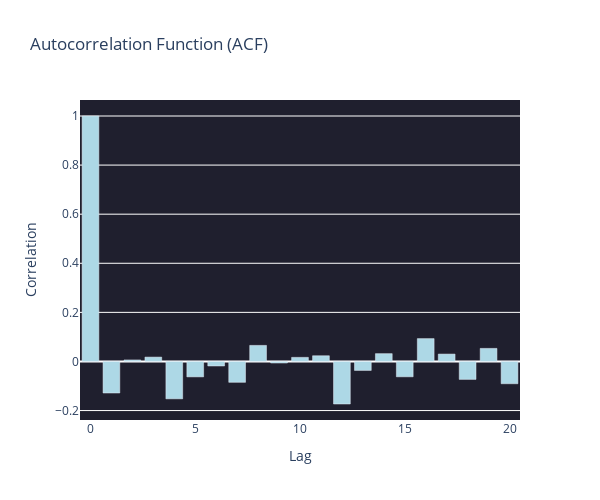

This figure's notebook cell:
### Code cell
fig = go.Figure()

fig.add_trace(go.Bar(x=lags, y=acf_vals, name='ACF', marker_color='lightblue'))

fig.update_layout(
    title='Autocorrelation Function (ACF)',
    xaxis_title='Lag',
    yaxis_title='Correlation',
    height=500,
    width = 600,
    plot_bgcolor='#1f1f2e',
    showlegend=False
)

fig.show()

### Figure 1 — Plotly figure (JSON) as saved in the notebook; plotly's stock layout.template omitted (floating-point values rounded to 4 significant figures)
{"data": [{"marker": {"color": "lightblue"}, "name": "ACF", "type": "bar", "x": [0, 1, 2, 3, 4, 5, 6, 7, 8, 9, 10, 11, 12, 13, 14, 15, 16, 17, 18, 19, 20], "y": [1.0, -0.1286, 0.006146, 0.01768, -0.1523, -0.06281, -0.01842, -0.085, 0.0654, -0.006356, 0.01664, 0.02321, -0.1733, -0.03661, 0.0318, -0.06249, 0.09306, 0.03001, -0.07314, 0.0532, -0.09071]}], "layout": {"height": 500, "plot_bgcolor": "#1f1f2e", "showlegend": false, "title": {"text": "Autocorrelation Function (ACF)"}, "width": 600, "xaxis": {"title": {"text": "Lag"}}, "yaxis": {"title": {"text": "Correlation"}}}}
